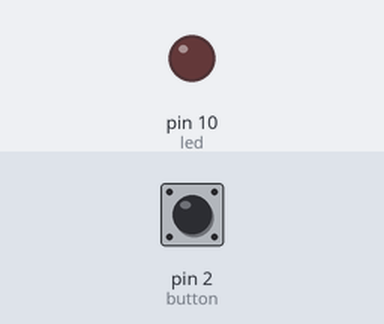
The sketch below on a simulated Arduino Uno, built with avr-gcc and run on an emulated ATmega328P. Shown: output pins drawn as LEDs (lit = HIGH). The inputs (shaded band) are chosen by the test bench; at power-on: pin 2 (button) HIGH.

Above: at 1.2 s.
1.3 s: pin 2 (button) pulled LOW for 0.25 s
At 1.5 s:
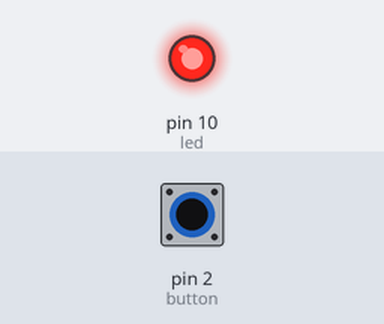
3.1 s: pin 2 (button) pulled LOW for 3.2 s
At 6.7 s:
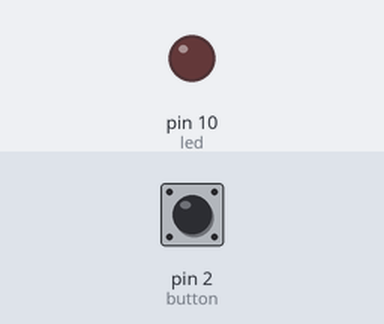
Timing chart, 0 to 8.2 s (numbered marks = the images above; inputs shaded):
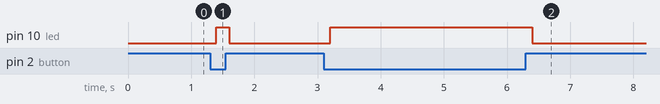

The sketch:

experiment_3.ino
```cpp
const int led = 10;
const int button =2;
void setup() {
pinMode(led, OUTPUT);
pinMode(button, INPUT_PULLUP);
}

void loop() {
int state = digitalRead(button);
if (state == LOW){
   digitalWrite(led , HIGH);
 } else {
  digitalWrite(led , LOW);}
delay(200);
}
```

Measured:
- after the input at 1.3 s, pin 10 (led): LOW → HIGH after 0.10 s, → LOW 0.20 s later
- after the input at 3.1 s, pin 10 (led): LOW → HIGH after 0.10 s, → LOW 3.2 s later
